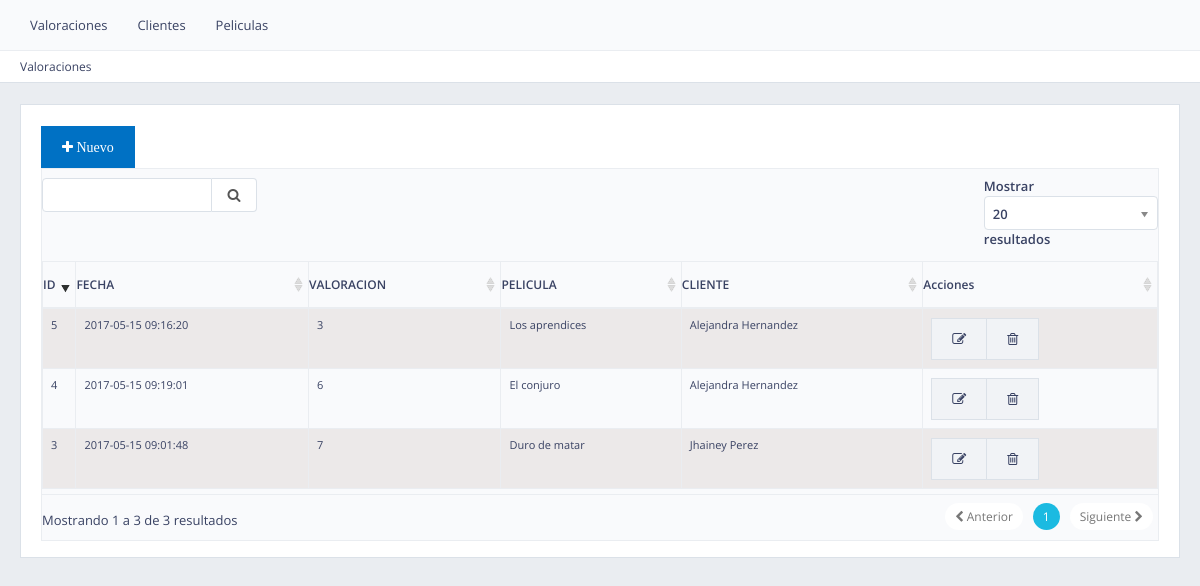
The page / on the database its author committed.
### tables this page shows
CREATE TABLE `valoracion` (
  `valoracion_id` bigint(20) NOT NULL,
  `fecha` datetime DEFAULT NULL,
  `cliente_id` bigint(20) DEFAULT NULL,
  `valoracion_num` int(11) DEFAULT NULL,
  `pelicula_id` bigint(20) DEFAULT NULL,
  `deleted_at` datetime DEFAULT NULL
);

CREATE TABLE `pelicula` (
  `pelicula_id` bigint(20) NOT NULL,
  `categoria` enum('Accion','Fiiccion','Terror','Comedia','Drama') DEFAULT NULL,
  `pelicula_nombre` varchar(100) DEFAULT NULL,
  `deleted_at` datetime DEFAULT NULL
);

CREATE TABLE `cliente` (
  `cliente_id` bigint(20) NOT NULL,
  `cliente_nombre` varchar(100) DEFAULT NULL,
  `cliente_apellido` varchar(100) DEFAULT NULL,
  `deleted_at` datetime DEFAULT NULL
);

### application/controllers/valoracion.php (called while the page is built, shortened)
<?php if (!defined('BASEPATH')) exit('No direct script access allowed');
class valoracion extends MY_Controller
{
    function __construct()
    {
        $this->load->model('valoracion/valoracion_model');
        $this->load->model('pelicula/pelicula_model');
        $this->load->model('cliente/cliente_model');
    }
    function index()
    {
        $data['valoraciones'] = $this->valoracion_model->get_all();
        $dataCuerpo['cuerpo'] = $this->load->view('menu/valoracion/tabla', $data, true);
        if ($this->input->is_ajax_request()) {
            echo $dataCuerpo['cuerpo'];
        } else {
            $this->load->view('menu/template', $dataCuerpo);
        }
    }
}

### index.php (called while the page is built, shortened)
<?php
require_once BASEPATH.'core/CodeIgniter.php';

### application/models/valoracion/valoracion_model.php (called while the page is built, shortened)
<?php if (!defined('BASEPATH')) exit('No direct script access allowed');
class valoracion_model extends CI_Model
{
    private $table = 'valoracion';
    private $id = 'valoracion_id';
    function get_all()
    {
        $this->db->order_by($this->id, 'asc');
        $this->db->join('cliente','cliente.cliente_id='.$this->table.'.cliente_id');
        $this->db->join('pelicula','pelicula.pelicula_id='.$this->table.'.pelicula_id');
        $query = $this->db->get($this->table);
        return $query->result_array();
    }
}

### application/views/menu/valoracion/tabla.php (the view, shortened to what this page needs)
<ul class="breadcrumb breadcrumb-top">
    <li>Valoraciones</li>
</ul>
<div class="row">
    <div class="col-xs-12">
    </div>
</div>
<div class="block">
    <a class="btn btn-primary" onclick="Valoracion.add();">
        <i class="fa fa-plus "> Nuevo</i>
    </a>
    <br>
    <div class="table-responsive">
        <table class="table table-striped dataTable table-bordered" id="example">
            <thead>
            <tr>
                <th>ID</th>
                <th>FECHA</th>
                <th>VALORACION</th>
                <th>PELICULA</th>
                <th>CLIENTE</th>
                <th class="desktop">Acciones</th>
            </tr>
            </thead>
            <tbody>
            <?php if (count($valoraciones) > 0) {
                foreach ($valoraciones as $valoracion) {
                    ?>
                    <tr>
                        <td class="center"><?= $valoracion['valoracion_id'] ?></td>
                        <td><?= $valoracion['fecha'] ?></td>
                        <td><?= $valoracion['valoracion_num'] ?></td>
                        <td><?= $valoracion['pelicula_nombre'] ?></td>
                        <td><?= $valoracion['cliente_nombre'] . " " . $valoracion['cliente_apellido'] ?></td>
                        <td class="center">
                            <div class="btn-group">
                                <?php
                                echo '<a class="btn btn-default" data-toggle="tooltip"
                                            title="Editar" data-original-title="fa fa-comment-o"
                                            href="#" onclick="Valoracion.edit(' . $valoracion['valoracion_id'] . ');">'; ?>
                                <i class="fa fa-edit"></i>
                                </a>
                                <?php echo '<a class="btn btn-default" data-toggle="tooltip"
                                     title="Eliminar" data-original-title="fa fa-comment-o" onclick="Valoracion.delete(' . $valoracion['valoracion_id'] . ',\'' . $valoracion['pelicula_id'] . '\');">'; ?>
                                <i class="fa fa-trash-o"></i>
                                </a>
                            </div>
                        </td>
                    </tr>
                <?php }
            } ?>
            </tbody>
        </table>
    </div>
</div>

### application/views/menu/template.php (shortened to what this page needs)
<?php
$ruta = base_url();
$template = array(
    'name' => 'PRUEBA NSR',
    'version' => '1.0',
    'author' => 'Jhiney',
    'robots' => 'noindex, nofollow',
    'title' => 'PRUEBA NSR',
    'description' => 'Prueba para empresa NSR',
    'page_preloader' => false,
    'menu_scroll' => true,
    'header_navbar' => 'navbar-default',
    'header' => 'navbar-fixed-top',
    'sidebar' => '',
      'main_style' => '',
    'theme' => 'amethyst',
    'header_content' => 'horizontal-menu',
    'active_page' => basename($_SERVER['PHP_SELF'])
);
?>
<!doctype html>
<html lang="en">
<head>
    <link rel="stylesheet" href="<?php echo $ruta; ?>recursos/css/jquery-ui.css">
    <link rel="stylesheet" href="<?php echo $ruta; ?>recursos/css/bootstrap.min.css?v="<?php echo date('ims') ?>>
    <link rel="stylesheet" href="<?php echo $ruta; ?>recursos/css/plugins.css">
    <link rel="stylesheet" href="<?php echo $ruta; ?>recursos/css/main.css?v="<?php echo date('ims') ?>>
    <link id="theme-link" rel="stylesheet"
          href="<?php if ($template['theme'] != '') {
              echo $template['theme'];
          } ?>">
    <link rel="stylesheet" href="<?php echo $ruta; ?>recursos/css/themes.css">
    <link rel="stylesheet" href="<?php echo $ruta; ?>recursos/css/bootstrap-select.min.css">
    <link rel="stylesheet" href="<?php echo $ruta; ?>recursos/css/buttons.dataTables.css">
</head>
<body>
<div id="page-wrapper"<?php if ($template['page_preloader']) {
    echo ' class="page-loading"';
} ?>>
    <div id="page-container">
        <div id="main-container">
            <header class="navbar navbar-default">
                    <div id="horizontal-menu-collapse" class="collapse navbar-collapse">
                        <ul class="nav navbar-nav">
                            <li>
                                <a class="menulink" href="<?= $ruta ?>valoracion">Valoraciones</a>
                            </li>
                            <li>
                                <a class="menulink" href="<?= $ruta ?>cliente">Clientes</a>
                            </li>
                            <li>
                                <a class="menulink" href="<?= $ruta ?>pelicula">Peliculas</a>
                            </li>
                        </ul>
                    </div>
            </header>
            <div id="page-content">
                <?php echo $cuerpo ?>
            </div>
        </div>
    </div>
</div>
</body>
</html>

### recursos/css/main.css (style rules this page uses)
body { font-family: "Open Sans", "Helvetica Neue", Helvetica, Arial, sans-serif; color: #394263; font-size: 13px; background-color: #222222; }
#page-container, #main-container, #page-content + footer { min-width: 320px; }
#page-container { width: 100%; padding: 0; margin: 0 auto; overflow-x: hidden; -webkit-transition: background-color 0.2s ease-out, opacity 0.3s ease-out; transition: background-color 0.2s ease-out, opacity 0.3s ease-out; }
#page-container, #sidebar, #sidebar-alt { background-color: #1d2132; }
#sidebar, #sidebar-alt, #main-container, .header-fixed-top header, .header-fixed-bottom header, .footer-fixed #page-content + footer { -webkit-transition: all 0.2s ease-out; transition: all 0.2s ease-out; }
#page-content { padding: 10px 5px 1px; background-color: #eaedf1; }
header.navbar-default, header.navbar-inverse { padding: 0; margin: 0; min-width: 320px; border: none; }
.navbar-default .navbar-nav > li > a { color: #394263; }
.block { margin: 0 0 10px; padding: 20px 15px 1px; background-color: #ffffff; border: 1px solid #dbe1e8; }
.navbar.navbar-default { background-color: #f9fafc; }
.text-primary, .text-primary:hover, a, a:hover, a:focus, a.text-primary, a.text-primary:hover, a.text-primary:focus { color: #1bbae1; }
ul, ol { padding-left: 30px; }
.table thead > tr > th { font-size: 12px; font-weight: 600; }
.table thead > tr > th, .table thead > tr > td, .table tfoot > tr > th, .table tfoot > tr > td { padding-top: 14px; padding-bottom: 14px; }
.table thead > tr > th, .table tbody > tr > th, .table tfoot > tr > th, .table thead > tr > td, .table tbody > tr > td, .table tfoot > tr > td, .table tbody + tbody, .table-bordered, .table-bordered > thead > tr > th, .table-bordered > tbody > tr > th, .table-bordered > tfoot > tr > th, .table-bordered > thead > tr > td, .table-bordered > tbody > tr > td, .table-bordered > tfoot > tr > td { border-color: #eaedf1; }
.breadcrumb { background-color: #ffffff; }
.breadcrumb-top { margin: -10px -5px 10px; padding: 7px 10px; border-top: 1px solid #eaedf1; border-bottom: 1px solid #dbe1e8; font-size: 12px; }
.btn { margin: 1px 0; background-color: #ffffff; }
.btn-default { background-color: #f1f3f6; border-color: #dbe1e8; color: #394263; }
.btn-primary { background-color: #0071c4; border-color: #0071c4; color: #ffffff; }
p, .table, .alert, .carousel { margin-bottom: 20px; }
.navbar-form-custom .form-control:hover, .navbar-form-custom .form-control:focus, .navbar-form, .navbar-collapse, .form-control, .form-control:focus, .has-success .form-control:focus, .has-warning .form-control:focus, .has-error .form-control:focus, .popover, .progress, .progress-bar, .btn.active, .open .btn.dropdown-toggle, .panel { -webkit-box-shadow: none; box-shadow: none; }
.navbar-form-custom .form-control, .navbar, .dropdown-menu, .tooltip-inner, .breadcrumb, .alert.alert-alt { border-radius: 0; }
@media screen and (min-width: 768px) { #page-content { padding: 20px 20px 1px; } }
@media screen and (min-width: 768px) { .header-section, .breadcrumb-top, .block, .block.full, .modal-body, #page-content + footer { padding-left: 20px; padding-right: 20px; } }
@media screen and (min-width: 768px) { .content-header, .content-top, .breadcrumb-top { margin: -20px -20px 20px; } }
@media screen and (min-width: 768px) { .block, .widget { margin-bottom: 20px; } }
.table-responsive { width: 100%; margin-bottom: 15px; overflow-y: hidden; }
.table-striped > tbody > tr:nth-child(odd) > td, .table-striped > tbody > tr:nth-child(odd) > th { background-color: #ECE9E9; }
.btn { display: inline-block; padding: 10px 20px; margin-bottom: 0; font-size: 14px; font-weight: 400; line-height: 1.428571; text-align: center; white-space: nowrap; vertical-align: middle; -ms-touch-action: manipulation; touch-action: manipulation; cursor: pointer; -webkit-user-select: none; -moz-user-select: none; -ms-user-select: none; user-select: none; background-image: none; border-radius: 0px; }
.block-title, .navbar.navbar-default, .form-bordered .form-group.form-actions, a.list-group-item:hover, a.list-group-item:focus, .style-alt .content-header + .breadcrumb-top, .style-alt .breadcrumb-top + .content-header, .style-alt footer, .dropzone { border-width: 0px !important; }
.table td { font-size: 11px; padding: 1px; margin: 0px; }
div.dataTables_scrollBody table { width: 100% !important; }

### rows shown on the page
valoracion: valoracion_id "3", fecha "2017-05-15 09:01:48", valoracion_num "7", pelicula.pelicula_nombre "Duro de matar", cliente.cliente_nombre "Jhainey", cliente.cliente_apellido "Perez"
valoracion: valoracion_id "4", fecha "2017-05-15 09:19:01", valoracion_num "6", pelicula.pelicula_nombre "El conjuro", cliente.cliente_nombre "Alejandra", cliente.cliente_apellido "Hernandez"
valoracion: valoracion_id "5", fecha "2017-05-15 09:16:20", valoracion_num "3", pelicula.pelicula_nombre "Los aprendices", cliente.cliente_nombre "Alejandra", cliente.cliente_apellido "Hernandez"
